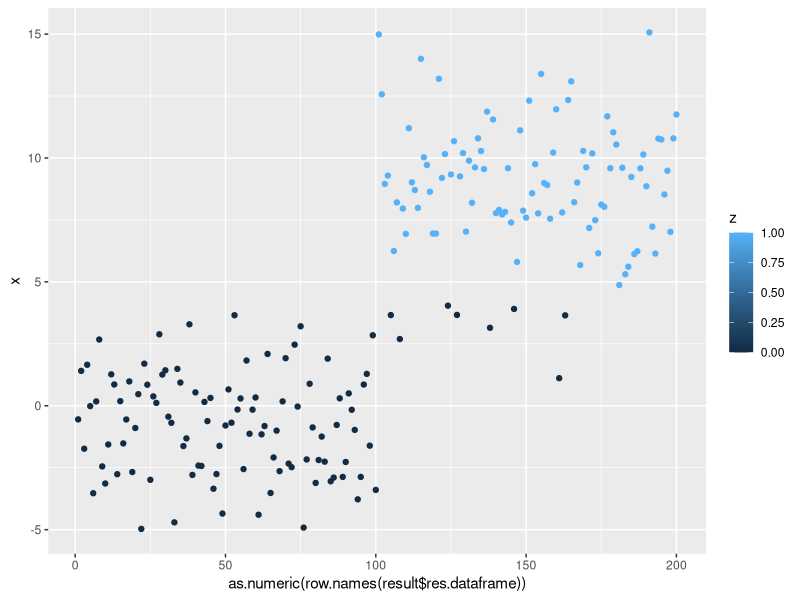
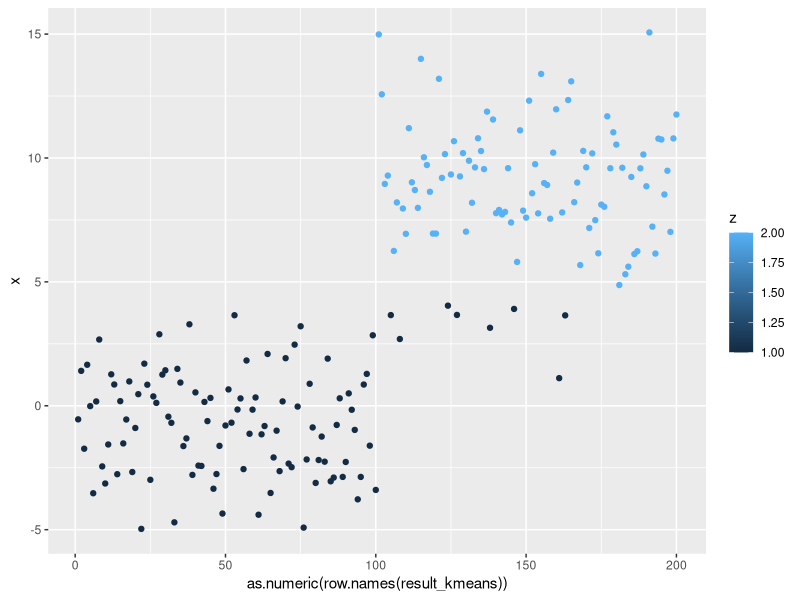
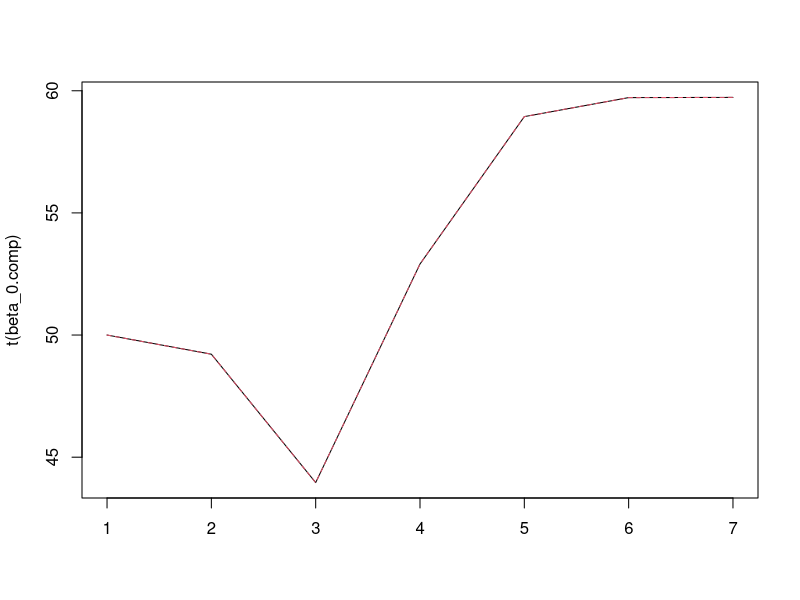
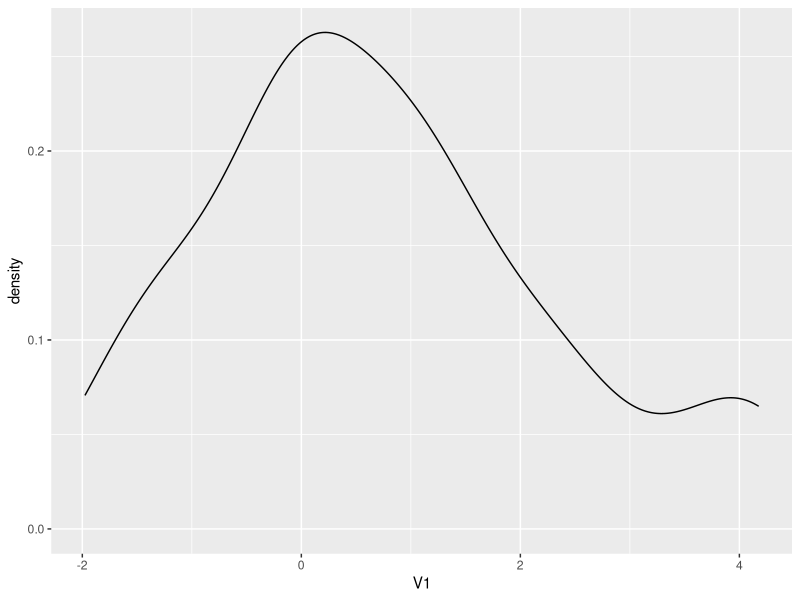
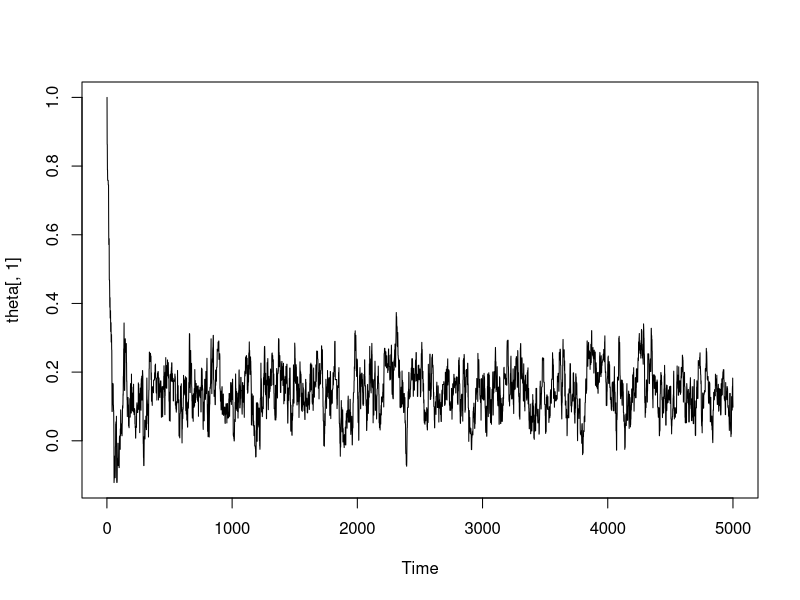
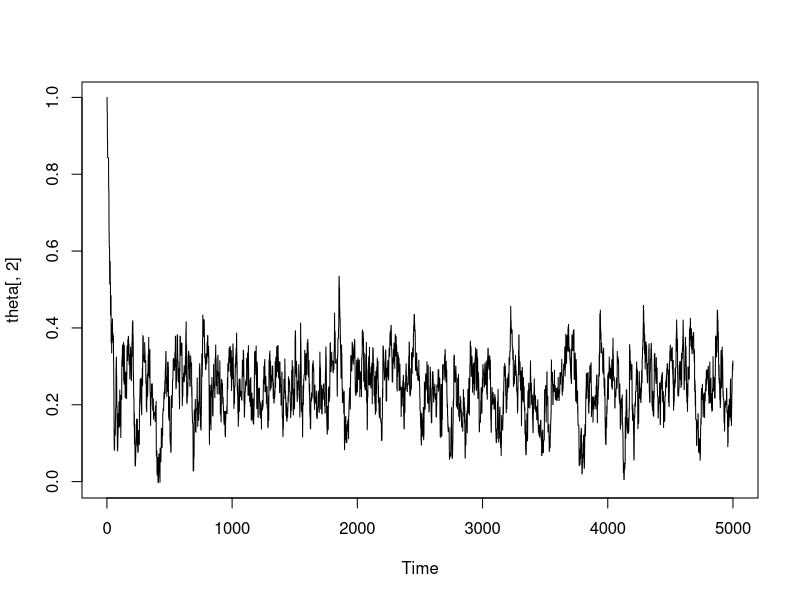
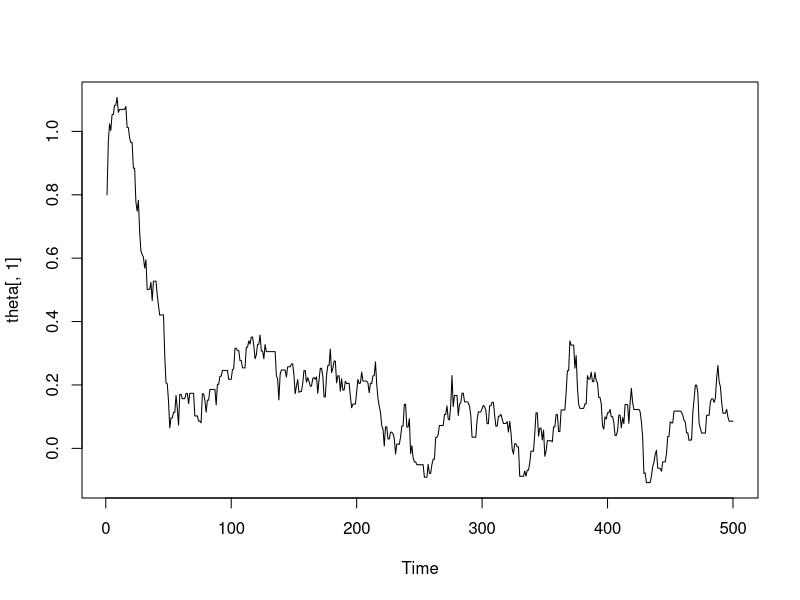
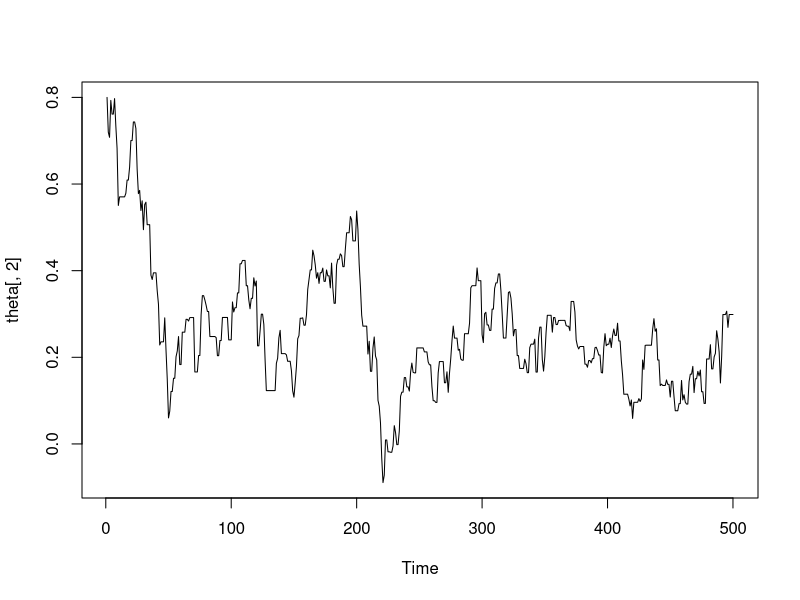

These figures' R source, in order:
### Lista 2 - Tais Bellini - 205650 ###

library(ggplot2)
library(dplyr)

#### Questao 1 ####

#funcao a ser minimizada
f = function(u, x, z){ 
  u = as.matrix(u)
  sum(z*(x-u[1,])^2) + sum((1-z)*(x-u[2,])^2)
}


#Algoritmo de atualizacao em blocos
block.opt = function(u0, f, data){
  
  cc = FALSE
  data = as.matrix(data)
  res = res_temp = cbind(data, rep(0, nrow(data)))
  zindex = ncol(data)+1
  count = 0

  
  while(!cc && count < 1000){
    for (i in 1:nrow(data)){
      if (f(u0, data[i,], 0) < f(u0, data[i,], 1)) res[i,zindex] = 0 else res[i,zindex] = 1
    }
    
    if(sum(res[,zindex] != res_temp[,zindex]) == 5) cc = TRUE
    res_temp = res
    
    u0 = cbind(u0, rep(0, nrow(u0)))
    u0[1,] = colMeans(res[res[,zindex]==1,])
    u0[2,] = colMeans(res[res[,zindex]==0,])
    u0 = u0[1:ncol(data)]
    
    count = count + 1 
    
    
  }
  
  colnames(res) = c("x", "z")
  res = as.data.frame(res)
  
  return(list("res.dataframe" = res, "u" = u0))
  
}

#inicializar 2 clusters

a = rnorm(100, -1, 2)
b = rnorm(100, 9, 3)
data = c(a,b)

u0 = sample_n(as.data.frame(data), 2)
result = block.opt(u0, f, data)

ggplot(aes(x = as.numeric(row.names(result$res.dataframe)), y = x, color = z), data=result$res.dataframe) + geom_point()
result$u

#validando o resutado com um algoritmo pre pronto
kmeans <- kmeans(data, centers = 2)
result_kmeans = cbind(as.matrix(data), kmeans$cluster)
colnames(result_kmeans) = c("x", "z")
result_kmeans = as.data.frame(result_kmeans)
ggplot(aes(x=as.numeric(row.names(result_kmeans)), y=x, color = z), data=result_kmeans) + geom_point()
kmeans$centers

#### Questao 2 ####

## a 
x = runif(200, 2, 40)
epslon = rnorm(200)
beta = c(60, -0.05)

y = beta[1]*exp(beta[2]*x)+epslon


## b
# ref: https://pt.wikipedia.org/wiki/Algoritmo_de_Gauss-Newton

J = function (beta, x) {
  return(cbind(-exp(beta[2]*x), -beta[1]*x*exp(beta[2]*x)))
}

r = function(beta, x, y) {
  return(y-beta[1]*exp(beta[2]*x))
}


gauss_newton = function (beta_0, J, r, x, y) {
  
  #aux to store execution
  z = beta_0
  
  #aux cc
  i = 0
  
  cc = 1
  while(cc > 0.0001 && i<1000) {
    beta_i = beta_0 - solve(t(J(beta_0, x))%*%J(beta_0, x))%*%t(J(beta_0, x))%*%r(beta_0, x, y)
    cc = sum((beta_i - beta_0)^2)
    beta_0 = c(beta_i)
    z = cbind(z, beta_i)
  }
  return (list(beta_hat = beta_i, z = z))
  
}

beta_0 = c(50, -0.10)
beta_hat = gauss_newton(beta_0, J, r, x, y)

colnames(beta_hat$z) = paste("i",1:ncol(beta_hat$z),sep="")
rownames(beta_hat$z) = c("beta0-gn", "beta1-gn")

##c

f = function(beta,x,y){
  sum((y-beta[1]*exp(beta[2]*x))^2)
}

d1 = function(beta, x){
  A = rbind(0,0)
  A[1] = sum(2*(y-beta[1]*exp(beta[2]*x))*(-exp(beta[2]*x)))
  A[2] = sum(2*(y-beta[1]*exp(beta[2]*x))*(-beta[1]*x*exp(beta[2]*x)))
  return(A)
}
  
d2 = function (beta, x) { 
  A = matrix(0,nrow=length(beta),ncol=length(beta))
  A[1,1] = sum(-2*exp(beta[2]*x)*(-exp(beta[2]*x)))
  A[2,2] = sum(2*(-beta[1]*x*exp(beta[2]*x))*(-beta[1]*x*exp(beta[2]*x)))
  + sum(2*(y-beta[1]*exp(beta[2]*x))*(-beta[1]*x^2*exp(beta[2]*x)))
  A[2,1] = A[1,2] = sum(2*(-beta[1]*x*exp(beta[2]*x))*(-exp(beta[2]*x)))
  + sum(2*(y-beta[1]*exp(beta[2]*x))*(-x*exp(beta[2]*x)))
  return(A)
}

newton_raphson = function(beta_0,d1,d2, x, e=0.0001){
  
  z = beta_0
  i = 0
  
  cc = 1
  while(cc>e && i<1000){
    beta_i = beta_0 - solve(d2(beta_0, x))%*%d1(beta_0, x)
    cc = sum((beta_i-beta_0)^2)
    beta_0 = beta_i
    i=i+1
    z = cbind(z,beta_i)
  }
  return(list(beta_hat = beta_i, z = z))
}

beta_hat.nr = newton_raphson(beta_0, d1, d2, x)
colnames(beta_hat.nr$z) = paste("i",1:ncol(beta_hat$z),sep="")
rownames(beta_hat.nr$z) = c("beta0-nr", "beta1-nr")

beta_0.comp = rbind(beta_hat$z[1,], beta_hat.nr$z[1,])
beta_0.comp

beta_1.comp = rbind(beta_hat$z[2,], beta_hat.nr$z[2,])
beta_1.comp


matplot(t(beta_0.comp), type='l')

#### Questao 3 ####

install.packages("mixtools")
library(mixtools)

##a 
m = 3
n = 40
u = rbind(c(0,0,0), c(3,3,3))
sigma = matrix(1,2,3)

w1 = 0.7
w2 = 1-w1

set.seed(205650)
X = rmvnormmix(n, lambda=c(w1,w2), mu=u, sigma=sigma)

#verificando a dist de V1
X1 = as.data.frame(X)
ggplot(X1, aes(x=V1)) + geom_density()

#Vamos inicializar aqui os chutes iniciais para as simulacoes:

w0_ci = c(0.6, 0.4)
u0_ci = c(1,1,1,4,4,4)

##b

#Verossimilhanca

f = function(u,x){
  w = c(w1,w2)
  u1 = u[1:3]
  u2 = u[3:6]
  sum(log(w[1]*dmvnorm(x-u1) + w[2]*dmvnorm(x-u2)))
}

#Simulated Annealing
opt.sa = function(iter, x, u0) {
  theta = matrix(0,nrow=iter,ncol=length(u0))
  theta[1,] = u0
  f.eval = rep(0, iter)
  f.eval[1] = f(theta[1,],x)
  
  for(i in 2:iter){
    temp = 1/log(1+i)
    d = 0.1*sqrt(temp) #0.1*sqrt(temp)
    e = rnorm(6)*d
    te1 = theta[(i-1),]+e
    u = runif(1)
    prob = min(exp((f(te1,x)-f(theta[(i-1),],x))/temp),1)
    theta[i,] = (u <= prob)*te1 + (u > prob)*theta[(i-1),]    
    f.eval[i] = f(theta[i,],x)
  }
  
  #encontra o máximo
  pos = which.max(f.eval)   
  theta.ot = theta[pos,]    
  plot.ts(theta[,1]);plot.ts(theta[,2])
  return(list("theta_hat" = theta.ot, "history_u" = theta ))
  
}

sa_res = opt.sa(5000, X, u0_ci)
sa_res

##c
#ref: https://www.youtube.com/watch?v=qMTuMa86NzU

#Passo E
# Para o Passo E, calculamos a E(Zi|X=x, mu = mu). 
#Para pi1, temos: P(Zi=1|X=x, mu = mu)/PTotal. Para pi2, temos: P(Zi=0|X=x, mu = mu)/PTotal.

passoE = function(X, mu, w0) {
  p_i1 = (w0[1]*dmvnorm(X, mu = mu[1:3]) / 
           (w0[1]*dmvnorm(X, mu = mu[1:3]) + w0[2]*dmvnorm(X, mu = mu[4:6])))
  p_i2 = w0[2]*dmvnorm(X, mu = mu[4:6]) / 
    (w0[1]*dmvnorm(X, mu = mu[1:3]) + w0[2]*dmvnorm(X, mu = mu[4:6]))
  
  return(cbind(p_i1,p_i2))
}


# theta1_hat = sum(pi1*X)/sum(pi1)
# theta2_hat = sum(pi2*X)/sum(pi2)
passoM = function(p_i, x) {
    m1 <- sum(p_i[,1]) # sum(pi1)
    m2 <- sum(p_i[,2])  #sum(pi2)
    
    theta_hat1 = theta_hat2 = c(rep(0, ncol(x)))
    
    #atualizacao de pi (pesos estimados para cada media)
    w1 <- m1/(m1 + m2) 
    w2 <- m2/(m1 + m2) 
    
    
    #atualizacao de u1 e u2
    theta_hat1 = sapply(1:ncol(x), function(i){
      sum(p_i[,1]*x[,i])/m1
    })
    
    theta_hat2 <- sapply(1:ncol(x), function(i){ #estimando vetor de médias da mistura 2
      sum(p_i[,2]*x[,i])/m2
    })
    
    
    return(list("u" = c(theta_hat1, theta_hat2), "w" = c(w1,w2)))
}

opt.em = function(w0, u0, x, iter){ 
  
  cc = 1
  i = 2
  
  #salva historico das estimacoes
  history_u = matrix(0, nrow = 2*ncol(x), ncol = iter)
  history_u[,1] = u0
  history_w = matrix(0, nrow = length(w0), ncol = iter)
  history_w[,1] = w0
  
  while (cc > 0.00001 & i < iter){
    exp = passoE(x, u0, w0)
    max = passoM(exp, x)
    
    u1 = max$u
    history_u[,i] = max$u
    cc = sum((u0 - u1)^2)
    u0 = u1
    
    w0 = max$w
    history_w[,i] = max$w
    
    i = i+1
  }
  
  return(list("theta_hat" = u0, "history_u" = history_u[,1:i], "history_w" = history_w[,1:i]))
    
}

#Executar o algoritmo

#EM
EM_res = opt.em(w0_ci, u0_ci, X, 500)
EM_res


##d

logf = function (u, x) {
  u1 = u[1:3]
  u2 = u[4:6]
  sum(log((w1*dnorm(x-u1)) + (w2*dnorm(x-u2))))
}


opt_res = optim(par = u0_ci, fn = logf, x = X, method = 'Nelder-Mead', control = list(fnscale = -1))$par
opt_res


##e 

u_real = c(0, 0, 0, 3 , 3, 3)

#medidas: tempo, media desvio padrao das respostas, numero de iteracoes ate convergir
compare = matrix(ncol = 4, nrow = 3)
rownames(compare) = c("SA", "EM", "optim")
colnames(compare) = c("Time Good Guess", "Error Good Guess", "Time Bad Guess", "Error Bad Guess")


iter = 500

#executando com chutes iniciais proximos
u0_ci_gg = c(0.8, 0.8, 0.8, 2.2, 2.2, 2.2)
u0_ci_bg = c(-3, -3, -3, 8, 8, 8)
w0_ci_gg = c(0.6, 0.4)
w0_ci_bg = c(0.5, 0.5)

t0 = Sys.time()
sa_comp = opt.sa(iter, X, u0_ci_gg)
compare[1,1] = Sys.time()-t0

media_erro2 = mean((sa_comp$theta_hat-u_real))^2
compare[1,2] = media_erro2

t0 = Sys.time()
em_comp = opt.em(w0_ci_gg,u0_ci_gg,X,iter)
compare[2,1] = Sys.time()-t0

media_erro2 = mean((em_comp$theta_hat-u_real))^2
compare[2,2] = media_erro2

t0 = Sys.time()
optim_comp = optim(par = u0_ci_gg, fn = logf, x = X, method = 'Nelder-Mead', control = list(fnscale = -1))
compare[3,1] = Sys.time()-t0

media_erro2 = mean((optim_comp$par-u_real))^2
compare[3,2] = media_erro2

#Executando com chutes iniciais piores

t0 = Sys.time()
sa_comp = opt.sa(iter, X, u0_ci_bg)
compare[1,3] = Sys.time()-t0

media_erro2 = mean((sa_comp$theta_hat-u_real))^2
compare[1,4] = media_erro2

t0 = Sys.time()
em_comp = opt.em(w0_ci_bg,u0_ci_bg,X,iter)
compare[2,3] = Sys.time()-t0

media_erro2 = mean((em_comp$theta_hat-u_real))^2
compare[2,4] = media_erro2

t0 = Sys.time()
optim_comp = optim(par = u0_ci_bg, fn = logf, x = X, method = 'Nelder-Mead', control = list(fnscale = -1))
compare[3,3] = Sys.time()-t0

media_erro2 = mean((optim_comp$par-u_real))^2
compare[3,4] = media_erro2

compare = as.data.frame(compare)
compare

#Tempo good guess
ggplot(aes(x=(row.names(compare)), y=compare[,1]), data=compare) + geom_point()

#Erro good guess
ggplot(aes(x=(row.names(compare)), y=compare[,2]), data=compare) + geom_point()

#Tempo bad guess
ggplot(aes(x=(row.names(compare)), y=compare[,3]), data=compare) + geom_point()

#Erro bad guess
ggplot(aes(x=(row.names(compare)), y=compare[,4]), data=compare) + geom_point()


##f 

#Reinicializando as variaveis
m = 3
n = 40
u = rbind(c(0,0,0), c(1,1,0))
sigma = matrix(1,2,3)

w1 = 0.7
w2 = 1-w1

set.seed(205650)
X_f = rmvnormmix(n, lambda=c(w1,w2), mu=u, sigma=sigma)

#verificando a dist de V1
X1_f = as.data.frame(X)
ggplot(X1_f, aes(x=V1)) + geom_density()

#medidas: tempo, media desvio padrao das respostas, numero de iteracoes ate convergir
compare_f = matrix(ncol = 4, nrow = 3)
rownames(compare_f) = c("SA", "EM", "optim")
colnames(compare_f) = c("Time Good Guess", "Error Good Guess", "Time Bad Guess", "Error Bad Guess")

iter = 500
u_real_f = c(0, 0, 0, 1, 1, 0)

#executando com chutes iniciais proximos
u0_ci_gg = c(0.8, 0.8, 0.8, 1.8, 1.8, 1.8)
u0_ci_bg = c(-3, -3, -3, 5, 5, 5)
w0_ci_gg = c(0.6, 0.4)
w0_ci_bg = c(0.5, 0.5)

t0 = Sys.time()
sa_comp_f = opt.sa(iter, X_f, u0_ci_gg)
compare_f[1,1] = Sys.time()-t0

media_erro2 = mean((sa_comp_f$theta_hat-u_real_f))^2
compare_f[1,2] = media_erro2

t0 = Sys.time()
em_comp_f = opt.em(w0_ci_gg,u0_ci_gg,X_f,iter)
compare_f[2,1] = Sys.time()-t0

media_erro2 = mean((em_comp_f$theta_hat-u_real_f))^2
compare_f[2,2] = media_erro2

t0 = Sys.time()
optim_comp_f = optim(par = u0_ci_gg, fn = logf, x = X_f, method = 'Nelder-Mead', control = list(fnscale = -1))
compare_f[3,1] = Sys.time()-t0

media_erro2 = mean((optim_comp_f$par-u_real_f))^2
compare_f[3,2] = media_erro2

#Executando com chutes iniciais piores

t0 = Sys.time()
sa_comp_f = opt.sa(iter, X_f, u0_ci_bg)
compare_f[1,3] = Sys.time()-t0

media_erro2 = mean((sa_comp_f$theta_hat-u_real_f))^2
compare_f[1,4] = media_erro2

t0 = Sys.time()
em_comp_f = opt.em(w0_ci_bg,u0_ci_bg,X_f,iter)
compare_f[2,3] = Sys.time()-t0

media_erro2 = mean((em_comp_f$theta_hat-u_real_f))^2
compare_f[2,4] = media_erro2

t0 = Sys.time()
optim_comp_f = optim(par = u0_ci_bg, fn = logf, x = X_f, method = 'Nelder-Mead', control = list(fnscale = -1))
compare_f[3,3] = Sys.time()-t0

media_erro2 = mean((optim_comp_f$par-u_real_f))^2
compare_f[3,4] = media_erro2

compare_f = as.data.frame(compare_f)
compare_f

#Tempo good guess
ggplot(aes(x=(row.names(compare_f)), y=compare_f[,1]), data=compare_f) + geom_point()

#Erro good guess
ggplot(aes(x=(row.names(compare_f)), y=compare_f[,2]), data=compare_f) + geom_point()

#Tempo bad guess
ggplot(aes(x=(row.names(compare_f)), y=compare_f[,3]), data=compare_f) + geom_point()

#Erro bad guess
ggplot(aes(x=(row.names(compare_f)), y=compare_f[,4]), data=compare_f) + geom_point()

optim_comp

#g

data = read.csv2("dados_geneticos.txt", sep = " ", header = T, as.is = T)
data = data[,colSums(data != 0) > 0]

passoE = function(X, mu, w0) {
  mu = u0_ci_gn
  mu1 = mu[1:ncol(X)]
  w0 = c(0.5,0.5)
  mu2 = mu[(ncol(X)+1):(ncol(X)*2)]
  p_i1 = w0[1]*dmvnorm(X, mu = mu1) / 
            (w0[1]*dmvnorm(X, mu = mu1) + w0[2]*dmvnorm(X, mu = mu2))
  p_i2 = w0[2]*dmvnorm(X, mu = mu2) / 
    (w0[1]*dmvnorm(X, mu = mu1) + w0[2]*dmvnorm(X, mu = mu2))
  
  return(cbind(p_i1,p_i2))
}


# theta1_hat = sum(pi1*X)/sum(pi1)
# theta2_hat = sum(pi2*X)/sum(pi2)
passoM = function(p_i, x) {
  m1 <- sum(p_i[,1]) # sum(pi1)
  m2 <- sum(p_i[,2])  #sum(pi2)
  
  theta_hat1 = theta_hat2 = c(rep(0, ncol(x)))
  
  #atualizacao de pi (pesos estimados para cada media)
  w1 <- m1/(m1 + m2) 
  w2 <- m2/(m1 + m2) 
  
  
  #atualizacao de u1 e u2
  theta_hat1 = sapply(1:ncol(x), function(i){
    sum(p_i[,1]*x[,i])/m1
  })
  
  theta_hat2 <- sapply(1:ncol(x), function(i){ #estimando vetor de médias da mistura 2
    sum(p_i[,2]*x[,i])/m2
  })
  
  
  return(list("u" = c(theta_hat1, theta_hat2), "w" = c(w1,w2)))
}

opt.em = function(w0, u0, x, iter){ 
  
  cc = 1
  i = 2
  
  #salva historico das estimacoes
  history_u = matrix(0, nrow = 2*ncol(x), ncol = iter)
  history_u[,1] = u0
  history_w = matrix(0, nrow = length(w0), ncol = iter)
  history_w[,1] = w0
  
  while (cc > 0.00001 & i < iter){
    exp = passoE(x, u0, w0)
    max = passoM(exp, x)
    
    u1 = max$u
    history_u[,i] = max$u
    cc = sum((u0 - u1)^2)
    u0 = u1
    
    w0 = max$w
    history_w[,i] = max$w
    
    i = i+1
  }
  
  return(list("theta_hat" = u0, "history_u" = history_u[,1:i], "history_w" = history_w[,1:i]))
  
}

#EM
d = matrix(unlist(data), ncol = ncol(data), byrow = T)
class(d) = "numeric"

u0_ci_gn = c(rep(0, 78), rep(3, 78))
w0_ci_gn = c(0.5, 0.5)
EM_res = opt.em(w0_ci_gn, u0_ci_gn, d, 500)
EM_res$history_w[,ncol(EM_res$history_w)-1]
# classificou como sendo um cluster so (deu peso 1 para w1)

model = kmeans(data, 2)
model$cluster
# Identificou 2 clusters e separou a pop europeia em um cluster
